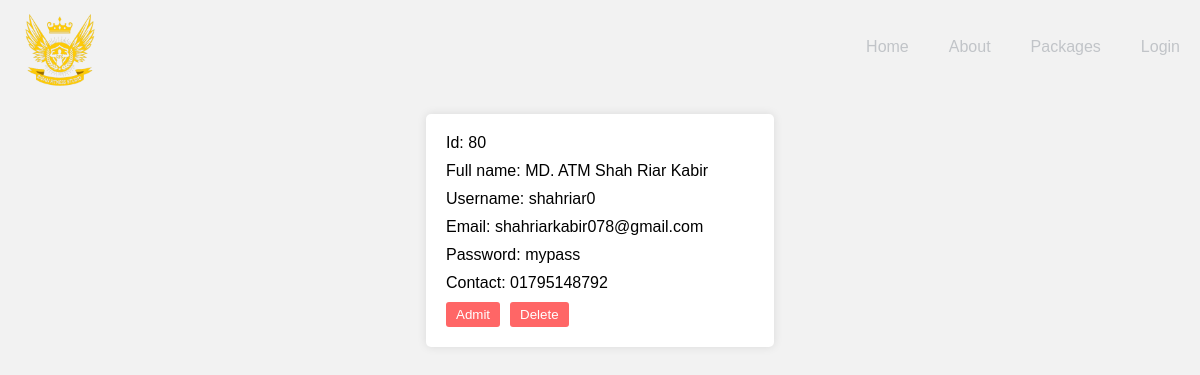
Page /memberReq.php on the committed database.
### tables this page shows
CREATE TABLE `registration` (
  `id` int(11) NOT NULL,
  `fullname` varchar(250) DEFAULT NULL,
  `username` varchar(250) DEFAULT NULL,
  `email` varchar(250) DEFAULT NULL,
  `pass` varchar(250) DEFAULT NULL,
  `contact` varchar(250) DEFAULT NULL
);

### memberReq.php (the view, shortened to what this page needs)
<!DOCTYPE html>
<html lang="en">
<head>
    <link rel="stylesheet" href="memberreq.css">
</head>
<body>
<?php
include("database.php");
$sql = "SELECT * FROM registration";
$result = mysqli_query($conn, $sql);
$noofrows = mysqli_num_rows($result);
if ($noofrows > 0) {
    echo "<div class='pack-container'>";
    while ($rows = mysqli_fetch_assoc($result)) {
        echo "<div class='pack'>";
        echo "<div>Id: " . $rows["id"] . "</div>";
        echo "<div>Full name: " . $rows["fullname"] . "</div>";
        echo "<div>Username: " . $rows["username"] . "</div>";
        echo "<div>Email: " . $rows["email"] . "</div>";
        echo "<div> Password: " . $rows["pass"] . "</div>";
        echo "<div> Contact: " . $rows["contact"] . "</div>";
        echo "<form action='memberReq.php' method='post'>";
        echo "<input type='submit' name='admit' value='Admit' style='margin-right: 10px;'>";
        echo "<input type='submit' name='delete' value='Delete'>";
        echo "</form>";
        echo "</div>";
    }
    echo "</div>";
}
?>
</body>
</html>

### memberreq.css (style rules this page uses)
body { font-family: Arial, sans-serif; margin: 0; padding: 0; background-color: #f2f2f2; }
.pack-container { display: flex; flex-wrap: wrap; justify-content: space-around; padding: 20px; }
.pack { background-color: #fff; border-radius: 5px; box-shadow: 0 0 10px rgba(0, 0, 0, 0.1); padding: 20px; margin-bottom: 20px; width: 30%; box-sizing: border-box; }
.pack div { margin-bottom: 10px; }
.pack form { display: inline; }
.pack input[type='submit'] { background-color: #ff6666; color: #fff; border: none; padding: 5px 10px; border-radius: 3px; cursor: pointer; }

### rows in the picture
registration: id "80", fullname "MD. ATM Shah Riar Kabir", username "shahriar0", email "shahriarkabir078@gmail.com", pass "mypass", contact "01795148792"
